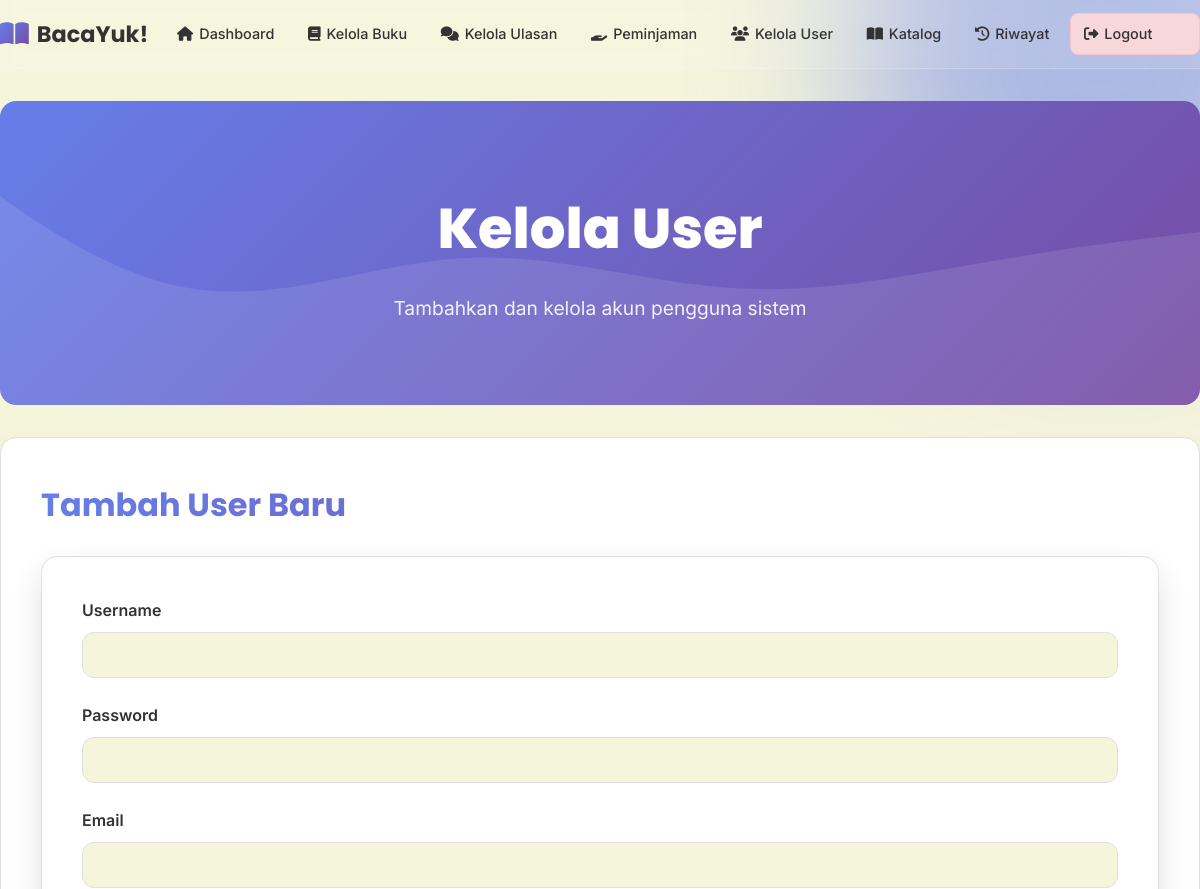
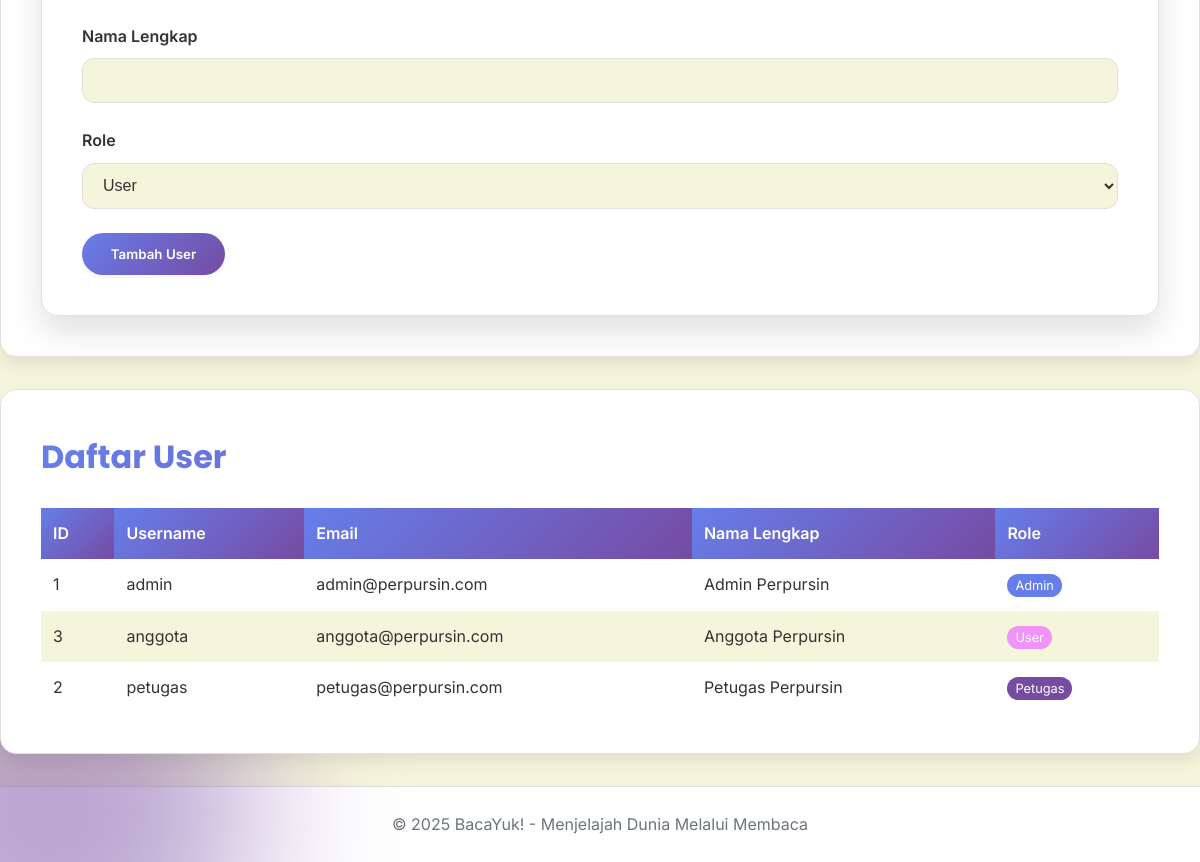
The page /kelola_user.php (signed in) on the database its author committed (2 pictures, top to bottom).
### tables this page shows
CREATE TABLE `user` (
  `UserID` int(11) NOT NULL,
  `Username` varchar(255) NOT NULL,
  `Password` varchar(255) NOT NULL,
  `Email` varchar(255) NOT NULL,
  `NamaLengkap` varchar(255) NOT NULL,
  `Role` enum('admin','petugas','user') NOT NULL DEFAULT 'user'
);

### inc/Auth.php (called while the page is built, shortened)
<?php
require_once "Database.php";
class Auth {
    private $conn;
    public function __construct(){
        $db = new Database();
        $this->conn = $db->connect();
    }
    public function getAllUsers(){
        $sql = "SELECT UserID, Username, Email, NamaLengkap, Role FROM user ORDER BY Username ASC";
        $result = mysqli_query($this->conn, $sql);
        return mysqli_fetch_all($result, MYSQLI_ASSOC);
    }
}
?>

### inc/Database.php (called while the page is built, shortened)
<?php
class Database {
    private $host = "localhost";
    private $db_name = "bacayuk";
    private $username = "root";
    private $password = "";
    public function connect(){
        $this->conn = mysqli_connect($this->host, $this->username, $this->password, $this->db_name);
        return $this->conn;
    }
}
?>

### kelola_user.php (the view, shortened to what this page needs)
<?php
require_once "inc/Auth.php";
 $auth = new Auth();
 $users = $auth->getAllUsers();
include 'inc/header.php';
?>
<div class="hero">
    <h1>Kelola User</h1>
    <p>Tambahkan dan kelola akun pengguna sistem</p>
</div>
<section class="add-user-section">
    <h2>Tambah User Baru</h2>
    <form method="POST" class="form-card">
        <div class="form-group">
            <label for="username">Username</label>
            <input type="text" name="username" id="username" required>
        </div>
        <div class="form-group">
            <label for="password">Password</label>
            <input type="password" name="password" id="password" required>
        </div>
        <div class="form-group">
            <label for="email">Email</label>
            <input type="email" name="email" id="email" required>
        </div>
        <div class="form-group">
            <label for="nama">Nama Lengkap</label>
            <input type="text" name="nama" id="nama" required>
        </div>
        <div class="form-group">
            <label for="role">Role</label>
            <select name="role" id="role" required>
                <option value="user">User</option>
            </select>
        </div>
        <button type="submit" name="add_user" class="btn">Tambah User</button>
    </form>
</section>
<section class="user-list">
    <h2>Daftar User</h2>
    <table class="data-table">
        <thead>
            <tr>
                <th>ID</th>
                <th>Username</th>
                <th>Email</th>
                <th>Nama Lengkap</th>
                <th>Role</th>
            </tr>
        </thead>
        <tbody>
            <?php if(!empty($users)): foreach($users as $user): ?>
                <tr>
                    <td><?= $user['UserID'] ?></td>
                    <td><?= htmlspecialchars($user['Username']) ?></td>
                    <td><?= htmlspecialchars($user['Email']) ?></td>
                    <td><?= htmlspecialchars($user['NamaLengkap']) ?></td>
                    <td>
                        <span class="status" style="padding: 4px 8px; border-radius: 12px; font-size: 0.8rem; color: white; background:
                            <?= $user['Role'] == 'admin' ? 'var(--primary-color)' :
                               ($user['Role'] == 'petugas' ? 'var(--secondary-color)' : 'var(--accent-color)') ?>;">
                            <?= ucfirst($user['Role']) ?>
                        </span>
                    </td>
                </tr>
            <?php endforeach; else: ?>
                <tr>
                    <td colspan="5" style="text-align:center;">Belum ada user yang terdaftar.</td>
                </tr>
            <?php endif; ?>
        </tbody>
    </table>
</section>
<?php include 'inc/footer.php'; ?>

### assets/css/style.css (style rules this page uses)
:root { --primary-gradient: linear-gradient(135deg, #667eea 0%, #764ba2 100%); --primary-color: #667eea; --secondary-color: #764ba2; --accent-color: #f093fb; --background-color: #f5f5dc; --surface-color: #ffffff; --text-color: #333333; --text-secondary: #6c757d; --border-color: #e0e0e0; --shadow-sm: 0 2px 4px rgba(0,0,0,0.05); --shadow-md: 0 8px 16px rgba(0,0,0,0.08); --shadow-lg: 0 16px 32px rgba(0,0,0,0.12); --font-primary: 'Inter', sans-serif; --font-display: 'Poppins', sans-serif; --border-radius: 16px; --transition: all 0.3s cubic-bezier(0.4, 0, 0.2, 1); }
* { margin: 0; padding: 0; box-sizing: border-box; }
body { font-family: var(--font-primary); background-color: var(--background-color); color: var(--text-color); line-height: 1.7; transition: var(--transition); overflow-x: hidden; }
section { background: var(--surface-color); border-radius: var(--border-radius); padding: 2.5rem; margin: 2rem 0; box-shadow: var(--shadow-md); backdrop-filter: blur(5px); border: 1px solid var(--border-color); }
h2 { font-family: var(--font-display); font-size: 2rem; font-weight: 700; margin-bottom: 1.5rem; background: var(--primary-gradient); -webkit-background-clip: text; -webkit-text-fill-color: transparent; }
.hero { text-align: center; padding: 5rem 0; background: var(--primary-gradient); color: white; border-radius: var(--border-radius); margin-top: 2rem; position: relative; overflow: hidden; }
.hero::before { content: ""; position: absolute; top: 0; left: 0; right: 0; bottom: 0; background-size: cover; }
.hero h1 { font-family: var(--font-display); font-size: 3.5rem; font-weight: 800; margin-bottom: 1rem; position: relative; z-index: 1; }
.hero p { font-size: 1.2rem; opacity: 0.9; position: relative; z-index: 1; }
.btn, .btn-detail { display: inline-block; background: var(--primary-gradient); color: white; padding: 0.8rem 1.8rem; border: none; border-radius: 50px; cursor: pointer; text-decoration: none; font-weight: 600; font-family: var(--font-primary); transition: var(--transition); text-align: center; box-shadow: var(--shadow-sm); position: relative; overflow: hidden; }
.btn::before, .btn-detail::before { content: ""; position: absolute; top: 0; left: -100%; width: 100%; height: 100%; background: rgba(255,255,255,0.2); transition: var(--transition); }
.form-card { background: var(--surface-color); padding: 2.5rem; border-radius: var(--border-radius); box-shadow: var(--shadow-lg); border: 1px solid var(--border-color); }
.form-group { margin-bottom: 1.5rem; }
.form-group label { display: block; margin-bottom: 0.5rem; font-weight: 600; color: var(--text-color); }
.form-group input, .form-group select, .form-group textarea { width: 100%; padding: 0.8rem 1rem; border: 1px solid var(--border-color); border-radius: 12px; background-color: var(--background-color); color: var(--text-color); font-size: 1rem; transition: var(--transition); }
.data-table { width: 100%; border-collapse: collapse; margin-top: 1rem; }
.data-table th, .data-table td { padding: 12px; text-align: left; }
.data-table th { background: var(--primary-gradient); color: white; font-weight: 600; }
.data-table tr:nth-child(even) { background-color: var(--background-color); }

### rows shown on the page
user: UserID "1", Username "admin", Email "admin@perpursin.com", NamaLengkap "Admin Perpursin", Role "Admin"
user: UserID "3", Username "anggota", Email "anggota@perpursin.com", NamaLengkap "Anggota Perpursin", Role "User"
user: UserID "2", Username "petugas", Email "petugas@perpursin.com", NamaLengkap "Petugas Perpursin", Role "Petugas"
